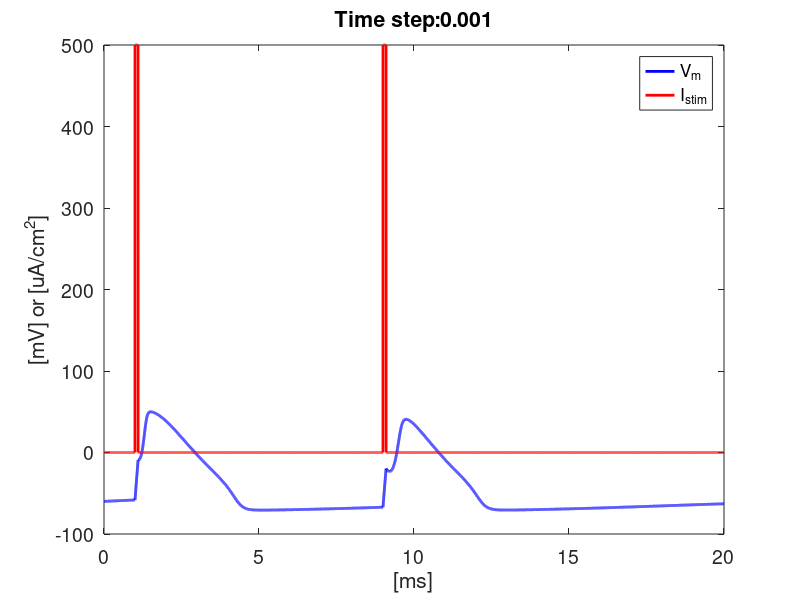

This figure's MATLAB source:
% Biopotential simulation of an excitable cell membrane according to Hodgkin-Huxley
% membrane model as described by J Kenyon
clear variables;

%% Specify fix parameters that define the HH simulation
delta_t = 1E-3; % Time step size [ms]
T_tot = 20; % Total simulation time [ms]
noT = T_tot/delta_t; % No of time steps in simulation

CM = 1; % membrane capacitance [uF/ cm^2]
V_Na = -115; % Nernst potential for Na [mV]
V_K = 12; % [mV]
V_L = -10.613; % [mV]
g_Na = 120; % scales Na conductance; [m mho/ cm^2] mho = 1/Ohm
g_K = 20; % scales K conductance; [m mho/ cm^2]
g_L = 0.3; % scales leakage conductance; [m mho/ cm^2]

I_t0 = 1; % Current stimuli timepoint [ms]
I_dt = 0.1; % Current stimuli duration [ms]
I_amp = 500; % Current stimuli amplitud [?A/cm^2]
I_second = 8;

%% Allocate time dependent variables.
%    Most of these variables are stored for post-ploting purposes.
%    alfa*, beta*, n, m and h are HH specific parameter for calculating the
%    conductance G* (see Kenyon for details).

t = (1:noT) * delta_t;  % time vector
Vm = zeros(1, noT);     % Membrane voltage/potential centered around the average resting potential (see Kenyon for details).
I_stim = zeros(1, noT); % Current stimuli
alfa_n = zeros(1, noT);
beta_n = zeros(1, noT);
alfa_m = zeros(1, noT);
beta_m = zeros(1, noT);
alfa_h = zeros(1, noT);
beta_h = zeros(1, noT);
delta_V = zeros(1, noT);    % Change in membrane voltage
n = zeros(1, noT);
m = zeros(1, noT);
h = zeros(1, noT);
G_Na = zeros(1, noT);   % Na conductance
G_K = zeros(1, noT);    % K conductance
G_L = zeros(1, noT);    % Leakage conductance
I_Na = zeros(1, noT);   % Na current
I_K = zeros(1, noT);    % K current
I_L = zeros(1, noT);    % Leakage current
I_C = zeros(1, noT);    % Capacitive current

%% Run simulation using Eulers method
for i = 1 : noT-1
    % Define current stimuli  -  Use this for task 2, 6 and 7.
    if ((t(i)>=I_t0 && t(i)<I_t0+I_dt) || (t(i)>=I_t0+I_second && t(i)<I_t0+I_dt+I_second))
        I_stim(i) = I_amp;
    end
    %% Add a voltage stimuli  -  Use this for task 3, 4 and 5.
%     if t(i)==I_t0
%         Vm(i) = -20;
%     end
    
	alfa_n(i) = 0.01 * (Vm(i) + 10)/ (exp(1 + 0.1 * Vm(i)) - 1);
	beta_n(i) = 0.125 * exp(Vm(i)/ 80);
	alfa_m(i) = 0.1 * (Vm(i) + 25)/(exp(0.1 * Vm(i) + 2.5) - 1);
	beta_m(i) = 4 * exp(Vm(i) / 18);
	alfa_h(i) = 0.07 * exp(Vm(i) / 20);
    beta_h(i) = 1 / (exp(3 + 0.1 * Vm(i)) + 1);
    
    if i==1 
        % Calculate initiate state parameters
        n(1) = alfa_n(1) / (alfa_n(1) + beta_n(1));
        m(1) = alfa_m(1) / (alfa_m(1) + beta_m(1));
        h(1) = alfa_h(1) / (alfa_h(1) + beta_h(1));
    end
    
    G_Na(i) = g_Na * m(i)^3 * h(i);
    I_Na(i) = G_Na(i) * (Vm(i) - V_Na);
    
    G_K(i) = g_K * n(i)^4;
    I_K(i) = G_K(i) * (Vm(i) - V_K);
 
    G_L(i) = g_L;
    I_L(i) = G_L(i) * (Vm(i) - V_L);
    
    %% Add the calculation of the derivative of the four state parameters
    delta_m = alfa_m(i) * (1 - m(i)) - beta_m(i) * m(i);
    delta_n = alfa_n(i) * (1 - n(i)) - beta_n(i) * n(i);
    delta_h = alfa_h(i) * (1 - h(i)) - beta_h(i) * h(i);
    delta_V(i) = -(1/CM)*(I_Na(i) + I_K(i) + I_L(i) + I_stim(i));
    
    %% Add the itterative update of the four state parameters using Eulers method
    m(i + 1) =  m(i) + delta_m * delta_t;
    n(i + 1) =  n(i) + delta_n * delta_t;
    h(i + 1) =  h(i) + delta_h * delta_t;
    Vm(i + 1) =  Vm(i) + delta_V(i) * delta_t;
    
    I_C(i) = -CM * delta_V(i); % Capacitive current
end

figure(101);
% Plot the membrain potential and the stimuli current assuming a resting membrane potential of -60mV.
P = plot(t,-Vm-60,'b',t,I_stim,'r');
set(P,'linewidth',2);
set(gca, 'fontsize', 14);
L1 = legend('V_m','I_{stim}');
xlabel('[ms]');
ylabel('[mV] or [uA/cm^2]');
title(strcat('Time step:',num2str(delta_t)));
% hold on


